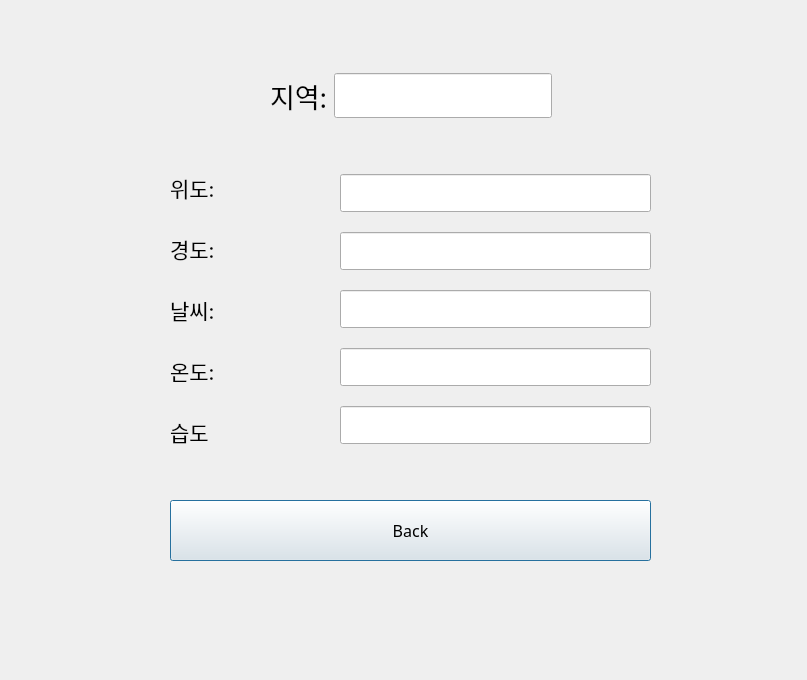
<?xml version="1.0" encoding="UTF-8"?>
<ui version="4.0">
 <class>Dialog</class>
 <widget class="QDialog" name="Dialog">
  <property name="geometry">
   <rect>
    <x>0</x>
    <y>0</y>
    <width>807</width>
    <height>680</height>
   </rect>
  </property>
  <property name="windowTitle">
   <string>Dialog</string>
  </property>
  <widget class="QWidget" name="horizontalLayoutWidget">
   <property name="geometry">
    <rect>
     <x>270</x>
     <y>60</y>
     <width>282</width>
     <height>71</height>
    </rect>
   </property>
   <layout class="QHBoxLayout" name="horizontalLayout">
    <item>
     <widget class="QLabel" name="label">
      <property name="font">
       <font>
        <family>Agency FB</family>
        <pointsize>20</pointsize>
       </font>
      </property>
      <property name="text">
       <string>지역:</string>
      </property>
     </widget>
    </item>
    <item>
     <widget class="QLineEdit" name="Area">
      <property name="font">
       <font>
        <family>Agency FB</family>
        <pointsize>20</pointsize>
       </font>
      </property>
     </widget>
    </item>
   </layout>
  </widget>
  <widget class="QWidget" name="verticalLayoutWidget_2">
   <property name="geometry">
    <rect>
     <x>340</x>
     <y>160</y>
     <width>311</width>
     <height>301</height>
    </rect>
   </property>
   <layout class="QVBoxLayout" name="verticalLayout_2">
    <item>
     <widget class="QLineEdit" name="Lat">
      <property name="font">
       <font>
        <family>Agency FB</family>
        <pointsize>16</pointsize>
       </font>
      </property>
     </widget>
    </item>
    <item>
     <widget class="QLineEdit" name="Lon">
      <property name="font">
       <font>
        <family>Agency FB</family>
        <pointsize>16</pointsize>
       </font>
      </property>
     </widget>
    </item>
    <item>
     <widget class="QLineEdit" name="weat">
      <property name="font">
       <font>
        <family>Agency FB</family>
        <pointsize>16</pointsize>
       </font>
      </property>
     </widget>
    </item>
    <item>
     <widget class="QLineEdit" name="temper">
      <property name="font">
       <font>
        <family>Agency FB</family>
        <pointsize>16</pointsize>
       </font>
      </property>
     </widget>
    </item>
    <item>
     <widget class="QLineEdit" name="hum">
      <property name="font">
       <font>
        <family>Agency FB</family>
        <pointsize>16</pointsize>
       </font>
      </property>
     </widget>
    </item>
   </layout>
  </widget>
  <widget class="QWidget" name="verticalLayoutWidget">
   <property name="geometry">
    <rect>
     <x>170</x>
     <y>160</y>
     <width>151</width>
     <height>299</height>
    </rect>
   </property>
   <layout class="QVBoxLayout" name="verticalLayout">
    <item>
     <widget class="QLabel" name="label_2">
      <property name="font">
       <font>
        <family>Agency FB</family>
        <pointsize>16</pointsize>
       </font>
      </property>
      <property name="text">
       <string>위도:</string>
      </property>
     </widget>
    </item>
    <item>
     <widget class="QLabel" name="label_6">
      <property name="font">
       <font>
        <family>Agency FB</family>
        <pointsize>16</pointsize>
       </font>
      </property>
      <property name="text">
       <string>경도:</string>
      </property>
     </widget>
    </item>
    <item>
     <widget class="QLabel" name="label_3">
      <property name="font">
       <font>
        <family>Agency FB</family>
        <pointsize>16</pointsize>
       </font>
      </property>
      <property name="text">
       <string>날씨:</string>
      </property>
     </widget>
    </item>
    <item>
     <widget class="QLabel" name="label_4">
      <property name="font">
       <font>
        <family>Agency FB</family>
        <pointsize>16</pointsize>
       </font>
      </property>
      <property name="text">
       <string>온도:</string>
      </property>
     </widget>
    </item>
    <item>
     <widget class="QLabel" name="label_5">
      <property name="font">
       <font>
        <family>Agency FB</family>
        <pointsize>16</pointsize>
       </font>
      </property>
      <property name="lineWidth">
       <number>1</number>
      </property>
      <property name="midLineWidth">
       <number>1</number>
      </property>
      <property name="text">
       <string>습도</string>
      </property>
     </widget>
    </item>
   </layout>
  </widget>
  <widget class="QPushButton" name="Back">
   <property name="geometry">
    <rect>
     <x>170</x>
     <y>500</y>
     <width>481</width>
     <height>61</height>
    </rect>
   </property>
   <property name="font">
    <font>
     <family>Agency FB</family>
     <pointsize>12</pointsize>
    </font>
   </property>
   <property name="text">
    <string>Back</string>
   </property>
  </widget>
 </widget>
 <resources/>
 <connections/>
</ui>
